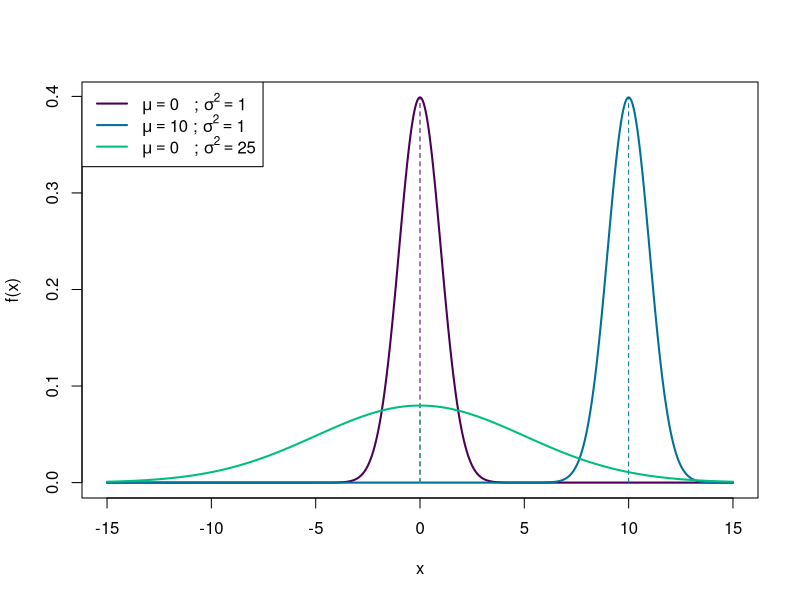
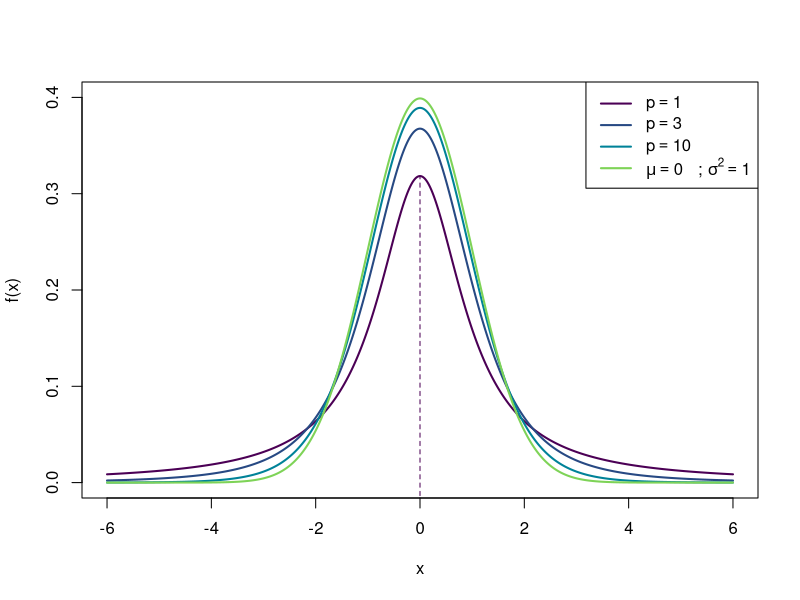
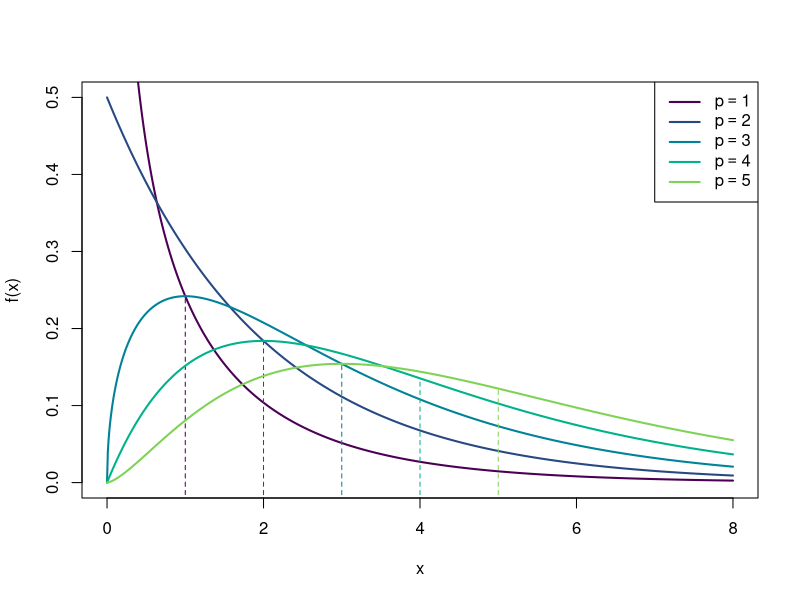
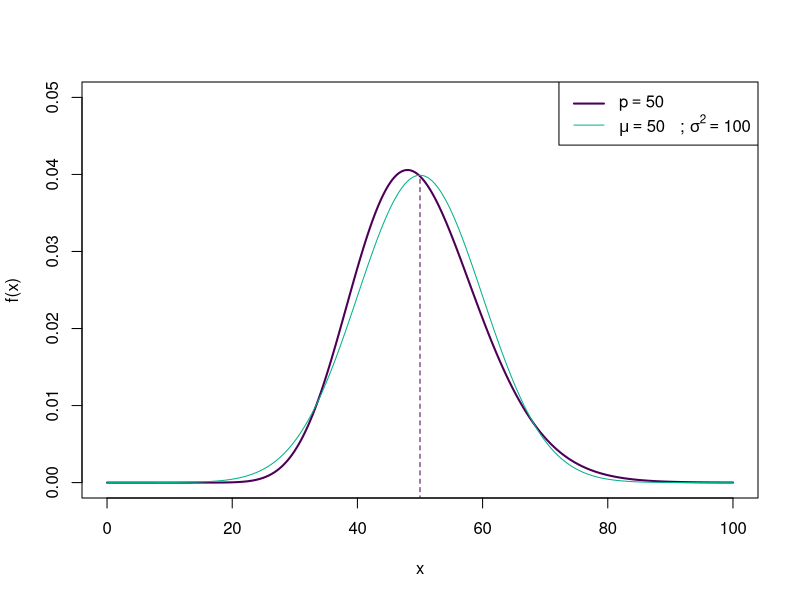
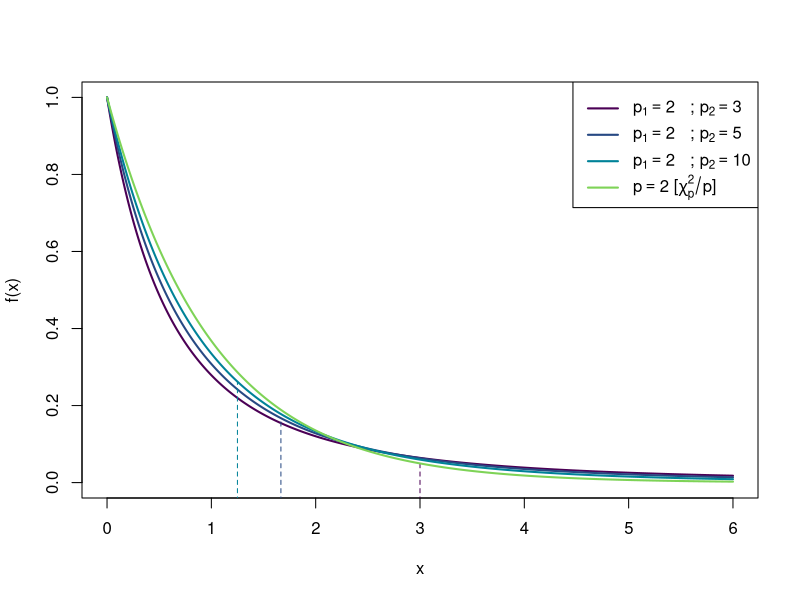

Recreate these plots in R, in order.
## ---- chunk 1
knitr::opts_chunk$set(echo = TRUE)
## ---- chunk 2
x <- -1500:1500 / 100
ccc <- hcl.colors(4)
# Normal
mu <- 0; sigma2 <- 1
plot(x, dnorm(x, mu, sigma2), type = "l", ylab = "f(x)", col = ccc[1], lwd = 2)
segments(x0 = 0, y0 = 0, x1 = 0, y1 = dnorm(mu, mu, sigma2), lty = 2, col = ccc[1])
# mean
mu <- 10; sigma2 <- 1
lines(x, dnorm(x, mu, sigma2), col = ccc[2], lwd = 2)
segments(x0 = mu, y0 = 0, x1 = mu, y1 = dnorm(mu, mu, sigma2), lty = 2, col = ccc[2])
# variance
mu <- 0; sigma2 <- 5
lines(x, dnorm(x, mu, sigma2), col = ccc[3], lwd = 2)
segments(x0 = mu, y0 = 0, x1 = mu, y1 = dnorm(mu, mu, sigma2), lty = 2, col = ccc[3])
# legend
legend("topleft",
       c(expression(paste(mu == 0, "   ; ", sigma^2 == 1)),
         expression(paste(mu == 10, " ; ", sigma^2 == 1)),
         expression(paste(mu == 0, "   ; ", sigma^2 == 25))),
       col = ccc,
       lwd = 2, lty = 1)
## ---- chunk 3
x <- -600:600 / 100
ccc <- hcl.colors(6)
# 1
p <- 1
plot(x, dt(x, p), type = "l", ylab = "f(x)", ylim = c(0, 0.4), col = ccc[1], lwd = 2)
segments(x0 = 0, y0 = -1, x1 = 0, y1 = dt(0, p), lty = 2, col = ccc[1])
# 2 - 5
k <- 1
for (p in c(3, 10)) {
  k <- k + 1
  lines(x, dt(x, p), col = ccc[k], lwd = 2)
}
# normal
mu <- 0; sigma2 <- 1
lines(x, dnorm(x, mu, sigma2), col = ccc[5], lwd = 2)
# legend
legend("topright",
       c(expression(p == 1), expression(p == 3), expression(p == 10),
         expression(paste(mu == 0, "   ; ", sigma^2 == 1))),
       col = ccc[c(1:k, 5)],
       lwd = 2, lty = 1)
## ---- chunk 4
x <- 0:800 / 100
ccc <- hcl.colors(6)
# 1
p <- 1
plot(x, dchisq(x, p), type = "l", ylab = "f(x)", ylim = c(0, 0.5), col = ccc[1], lwd = 2)
segments(x0 = p, y0 = -1, x1 = p, y1 = dchisq(p, p), lty = 2, col = ccc[1])
# 2 - 5
for (p in 2:5) {
  lines(x, dchisq(x, p), col = ccc[p], lwd = 2)
  segments(x0 = p, y0 = -1, x1 = p, y1 = dchisq(p, p), lty = 2, col = ccc[p])
}
# legend
legend("topright",
       c(expression(p == 1), expression(p == 2), expression(p == 3), expression(p == 4), expression(p == 5)),
       col = ccc,
       lwd = 2, lty = 1)
## ---- chunk 5
x <- 0:10000 / 100
# 50
p <- 50
plot(x, dchisq(x, p), type = "l", ylab = "f(x)", ylim = c(0, 0.05), col = ccc[1], lwd = 2)
segments(x0 = p, y0 = -1, x1 = p, y1 = dchisq(p, p), lty = 2, col = ccc[1])
# normal
mu <- p; sigma2 <- sqrt(2*p)
lines(x, dnorm(x, mu, sigma2), col = ccc[4])
# legend
legend("topright",
       c(expression(p == 50),
         expression(paste(mu == 50, "   ; ", sigma^2 == 100))),
       col = ccc[c(1, 4)],
       lwd = c(2, 1), lty = 1)
## ---- chunk 6
x <- 0:600 / 100
ccc <- hcl.colors(6)
# 1
p1 <- 2
p <- 3
plot(x, df(x, p1, p), type = "l", ylab = "f(x)", ylim = c(0, 1), col = ccc[1], lwd = 2)
segments(x0 = p/(p-2), y0 = -1, x1 = p/(p-2), y1 = df(p/(p-2), p1, p), lty = 2, col = ccc[1])
# 2 - 5
k <- 1
for (p in c(5, 10)) {
  k <- k + 1
  lines(x, df(x, p1, p), col = ccc[k], lwd = 2)
  segments(x0 = p/(p-2), y0 = -1, x1 = p/(p-2), y1 = df(p/(p-2), p1, p), lty = 2, col = ccc[k])
}
# normal
lines(x, 2 * dchisq(2 * x, p1), col = ccc[5], lwd = 2)
# legend
legend("topright",
       c(expression(paste(p[1] == 2, "   ; ", p[2] == 3)),
         expression(paste(p[1] == 2, "   ; ", p[2] == 5)),
         expression(paste(p[1] == 2, "   ; ", p[2] == 10)),
         expression(paste(p == 2, " [", chi[p]^2 / p, "]"))),
       col = ccc[c(1:k, 5)],
       lwd = 2, lty = 1)
